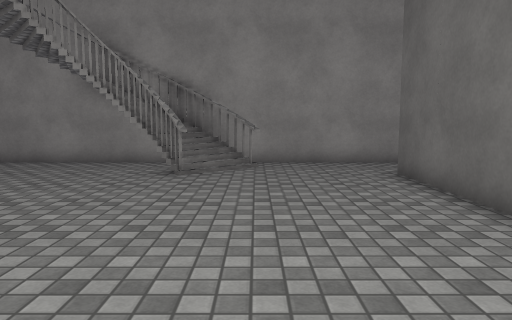
View 1 (above)

14 first-person views from a walk through a scene from a Unity 3-D project. The camera is 1.3 m above the floor, tilts 6° down and sees 70° across. The floor is counted in squares, 1 m on a side. Each view is taken from the middle of a square. On the plan, view 1 faces up. The plan holds only what a view shows up to about 15 squares ahead; the rest is blank. The place goes on beyond the plan. The player character is not drawn. Surface patterns are stand-ins for the level's own textures.

View 2
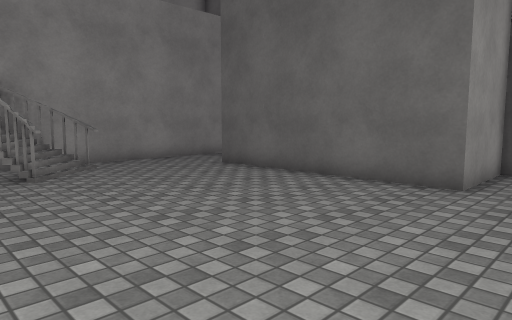

View 3
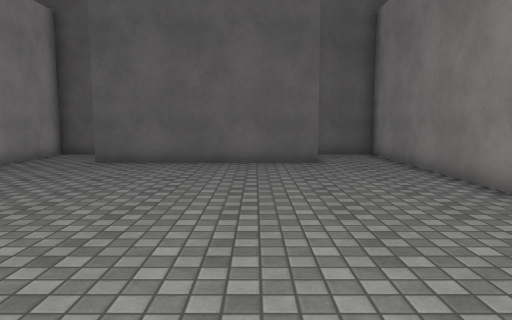

View 4
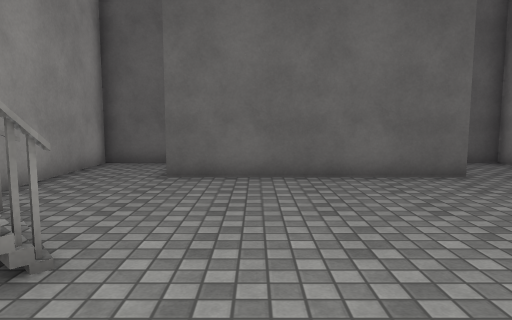

View 5
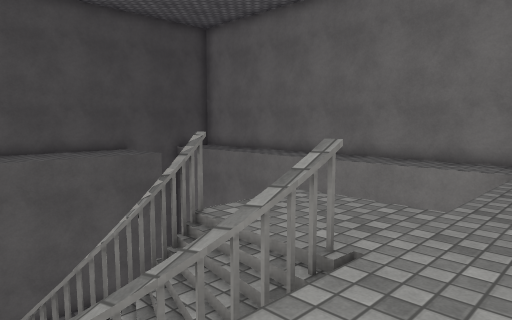

View 6
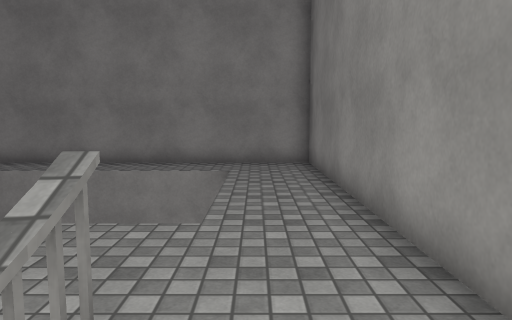

View 7
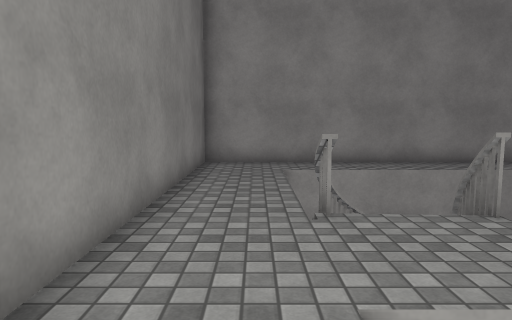

View 8
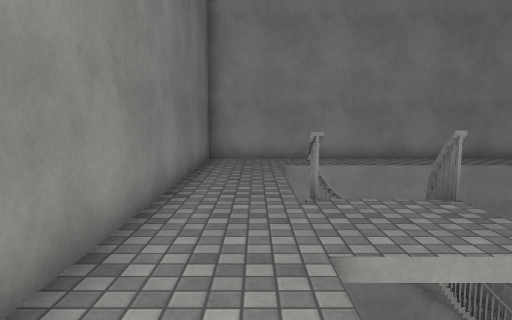

View 9
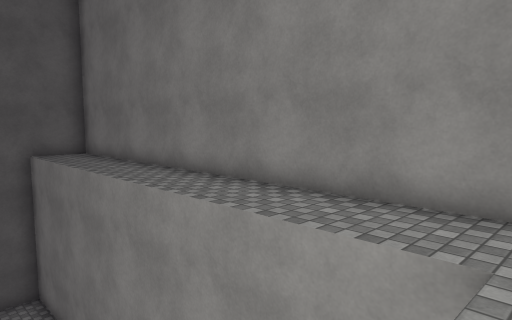

View 10
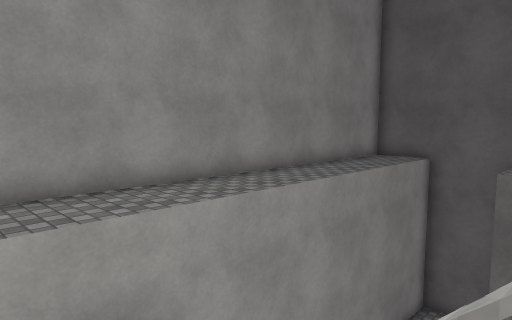

View 11
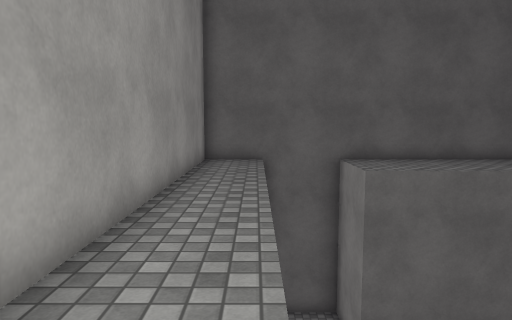

View 12
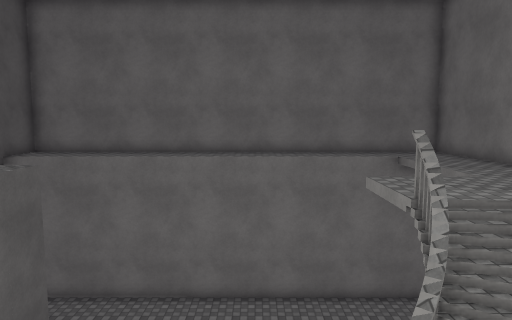

View 13
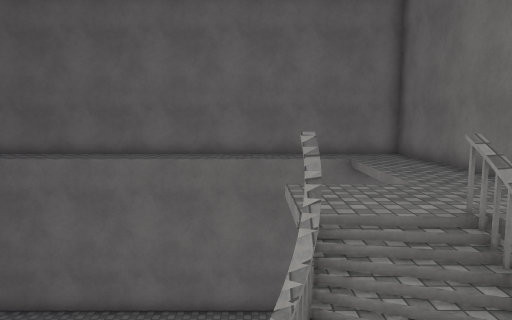

View 14
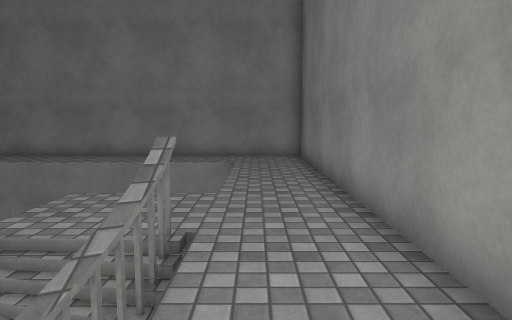

### Floor plan
Key: @ floor where view 1 was taken; # wall or solid block; x gap in a wall; . main floor; : floor 5.5 m higher than the main floor; / step, stairs or slope; v drop or lower ground.
Columns run from 11 left of view 1 to 7 right of it. Each row starts with its distance up from view 1.
 14 ###################
 13 #:::::::::::::::::#
 12 #:::::::::::::::::#
 11 #::vv#////##......#
 10 #::v#///////......#
  9 #::#///#.#.....####
  8 #::x//.........#
  7 #::///.........#
  6 #:::::.........#
  5 #:::::.........#
  4 #::............#
  3 #::. ..........#
  2 #::. ..........####
  1 #::...............#
  0 #::........@......#
 -1 #:::::::::::::::::#
 -2 #:::::::::::::::::#
 -3 ###################

Where each view was taken, in squares from view 1:
view 1: 0 up, 0 right, facing up
view 2: 0 up, 4 left, facing up-right
view 3: 4 up, 8 left, facing right
view 4: 7 up, 5 left, facing right
view 5: 10 up, 10 left, facing down-right
view 6: 9 up, 9 left, facing down
view 7: 2 up, 9 left, facing up
view 8: 1 up, 9 left, facing up
view 9: 3 up, 9 left, facing down-right
view 10: 7 up, 7 left, facing up-right
view 11: 12 up, 6 left, facing right
view 12: 13 up, 3 left, facing down
view 13: 12 up, 5 left, facing down
view 14: 11 up, 9 left, facing down
